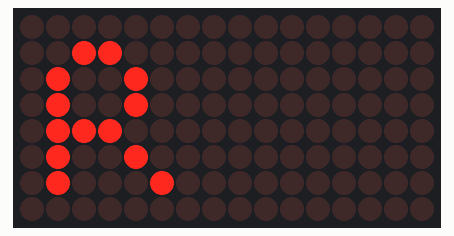
The sketch below on a simulated Arduino Uno, built with avr-gcc and run on an emulated ATmega328P. Shown: 16×8 LED matrix.

Above: at 0.1 s.
At 0.71 s:
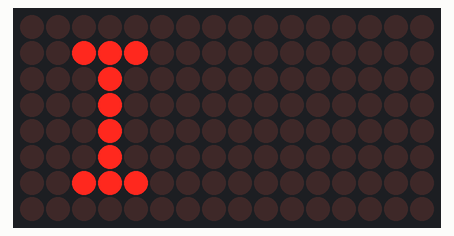
At 1.31 s:
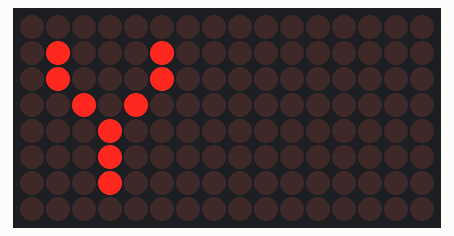

The sketch:

LED-matrix.ino
```cpp
#include "LedControl.h"

LedControl lc=LedControl(12,11,10,2);

unsigned long delayTime = 200;

byte invader1a[] =
{
  B00011000,
  B00111100,
  B01111110,
  B11011011,
  B11111111,
  B01011010,
  B01011010,
  B10100101
};

byte invader1b[]=
{
  B00011000,
  B00111100,
  B01111110,
  B11011011,
  B11111111,
  B00100100,
  B01011010,
  B01000010
};

byte letterR[]=
{
  B00000000,
  B00110000,
  B01001000,
  B01001000,
  B01110000,
  B01001000,
  B01000100,
  B00000000
};

byte letterY[]=
{
  B00000000,
  B01000100,
  B01000100,
  B00101000,
  B00010000,
  B00010000,
  B00010000,
  B00000000
};

byte letterT[]=
{
  B00000000,
  B01111110,
  B00011000,
  B00011000,
  B00011000,
  B00011000,
  B00011000,
  B00000000
};

byte letterI[]=
{
  B00000000,
  B00111000,
  B00010000,
  B00010000,
  B00010000,
  B00010000,
  B00111000,
  B00000000
};

byte letterS[]=
{
  B00000000,
  B00111100,
  B01000010,
  B00110000,
  B00001100,
  B01000100,
  B00111000,
  B00000000
};

void setup()
{
  lc.shutdown(0, false);
  lc.setIntensity(0,5);
  lc.clearDisplay(0);
}

void sinvader1a()
{
  for (int i = 0; i<8; i++)
  {
    lc.setRow(0,i,invader1a[i]);
  }
}

void sinvader1b()
{
  for (int i = 0; i<8; i++)
  {
    lc.setRow(0,i,invader1b[i]);
  }
}

void sletterR()
{
  for (int i = 0; i<8; i++)
  {
    lc.setRow(0,i,letterR[i]);
  }
}

void sletterY()
{
  for (int i = 0; i<8; i++)
  {
    lc.setRow(0,i,letterY[i]);
  }
}

void sletterT()
{
  for (int i = 0; i<8; i++)
  {
    lc.setRow(0,i,letterT[i]);
  }
}

void sletterI()
{
  for (int i = 0; i<8; i++)
  {
    lc.setRow(0,i,letterI[i]);
  }
}

void sletterS()
{
  for (int i = 0; i<8; i++)
  {
    lc.setRow(0,i,letterS[i]);
  }
}

void loop()
{
  sletterR();
  delay(delayTime);
  sletterY();
  delay(delayTime);
  sletterT();
  delay(delayTime);
  sletterI();
  delay(delayTime);
  sletterS();
  delay(delayTime);
}
```

Measured:
- by itself, everything shown: repeats every 1.0 s, in 5 steps
